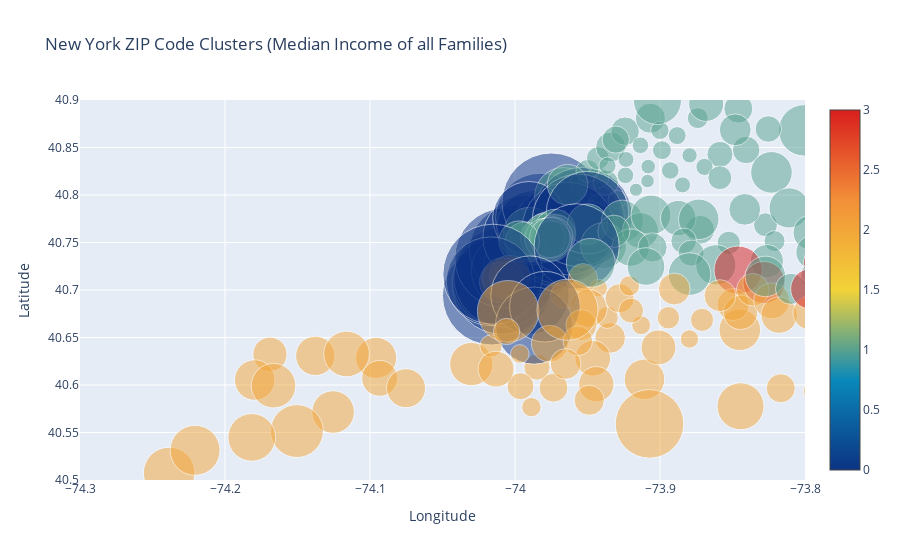

The notebook cell this image was saved under:
### Code cell
import pandas as pd
import plotly.graph_objs as go
from plotly.offline import iplot
from sklearn.cluster import KMeans
from sklearn.preprocessing import StandardScaler
from sklearn.impute import SimpleImputer

def load_and_preprocess_data(data_path):
    df = pd.read_csv(data_path)
    df['Median Income of all Families'] = pd.to_numeric(df['Median Income of all Families'], errors='coerce')
    imputer = SimpleImputer(strategy='median')
    df['Median Income of all Families'] = imputer.fit_transform(df[['Median Income of all Families']])
    df.dropna(subset=['longitude', 'latitude', 'Median Income of all Families'], inplace=True)
    df['Scaled_Income'] = df['Median Income of all Families'] / 1000
    return df

def perform_clustering(df):
    if 'Cluster' not in df.columns:
        features = df[['longitude', 'latitude', 'Median Income of all Families']]
        scaler = StandardScaler()
        features_scaled = scaler.fit_transform(features)
        kmeans = KMeans(n_clusters=4, random_state=42)
        df['Cluster'] = kmeans.fit_predict(features_scaled)
    return df

def create_plot(df):
    scaling_factor = df['Median Income of all Families'].max() / 100  # Adjust this value as needed
    df['Scaled_Income'] = df['Median Income of all Families'] / scaling_factor

    data = [
        {
            'x': df["longitude"],
            'y': df["latitude"],
            'text': df.apply(lambda row: f'ZIP: {row["Zip Code"]}<br>Income: ${row["Median Income of all Families"]}', axis=1),
            'mode': 'markers',
            'marker': {
                'color': df["Cluster"],
                'size': df['Scaled_Income'],
                'opacity': 0.5,  # You may want to lower this further
                'showscale': True,
                'colorscale': 'Portland'
            }
        }
    ]

    layout = go.Layout(
        title='New York ZIP Code Clusters (Median Income of all Families)',
        xaxis=dict(title='Longitude', range=[-74.3, -73.8]),
        yaxis=dict(title='Latitude', range=[40.5, 40.9]),
        hovermode='closest'
    )

    fig = go.Figure(data=data, layout=layout)
    iplot(fig)


data_path = '/Users/alejandrodiaz/Documents/GitHub/DS_Project/data/processed/cleaned_data.csv'
df = load_and_preprocess_data(data_path)
df = perform_clustering(df)
create_plot(df)

### Figure 1 — Plotly figure (JSON) as saved in the notebook; plotly's stock layout.template omitted (floating-point values rounded to 4 significant figures; data arrays with more than 128 entries replaced by an {"elided": "..."} marker saying what was removed)
{"data": [{"marker": {"color": {"elided": "259 int values"}, "colorscale": [[0, "rgb(12,51,131)"], [0.25, "rgb(10,136,186)"], [0.5, "rgb(242,211,56)"], [0.75, "rgb(242,143,56)"], [1, "rgb(217,30,30)"]], "opacity": 0.5, "showscale": true, "size": {"elided": "259 float values"}}, "mode": "markers", "text": {"elided": "259 str values"}, "type": "scatter", "x": {"elided": "259 float values"}, "y": {"elided": "259 float values"}}], "layout": {"hovermode": "closest", "title": {"text": "New York ZIP Code Clusters (Median Income of all Families)"}, "xaxis": {"range": [-74.3, -73.8], "title": {"text": "Longitude"}}, "yaxis": {"range": [40.5, 40.9], "title": {"text": "Latitude"}}}}
